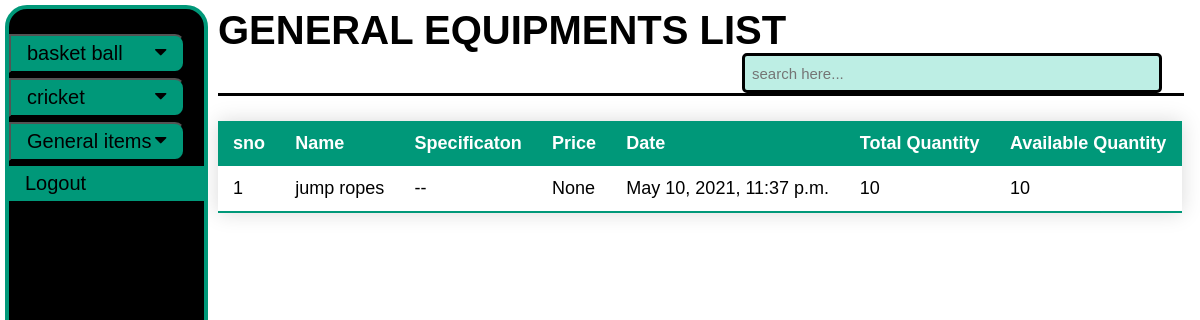
Screenshot of /general/ (signed in) with the database file from the repository.
### sportapp/models.py (models this page shows, shortened)
class clubs(models.Model):
    name = models.CharField(max_length=30,help_text='Enter a club name')
    secy_name= models.CharField(max_length=30,help_text='Enter a secy name')
    email=  models.EmailField()
    dept=models.CharField(max_length=40,help_text='Department')
    prog=models.CharField(max_length=50,help_text='Programme')

class generalequipment(models.Model):
    name = models.CharField(max_length=30)
    total_quantity= models.IntegerField(null=True)
    available_quantity=models.IntegerField(null=True)
    specification=models.TextField(null=True)
    price=models.FloatField(null=True)
    date=models.DateTimeField(auto_now=True)

### sportapp/views.py (the view)
# urls.py: path('general/',views.general,name='general'),
@login_required(redirect_field_name='')
def general(request):                #General equipment list view
    clubs_list=clubs.objects.all()
    equipments=generalequipment.objects.all()
    equipments1=list(equipments)
    equipments1.sort(key=alphabet)
    superin=issup(request)
    gensec=isgen(request)
    isre=0
    rem_clubs=[]
    if(clubs.objects.filter(email=request.user.email)):
                clubs_list=clubs.objects.filter(email=request.user.email)
                rem_clubs=clubs.objects.exclude(email=request.user.email)
                isre=1
    elif(gensec or superin):
           isre=1
    context = {
             'clubs_list': clubs_list,
            'equipments':equipments1,
            'super':superin,'gensec':gensec,
            'isre':isre,
            'rem':rem_clubs
        }
    return render(request, 'sportapp/general.html', context)

### sportapp/views.py (called while the page is built)
def isgen(request):
    if request.user.email=="n.kailash@iitg.ac.in":
        return True
    else :
        return False

def issup(request):
    if request.user.email=="kpatel@iitg.ac.in":     # mail id of Superindent
        return True
    else :
        return False

def alphabet(d):                                                           #function for sorting based on name of the equipments
    return d.name

### sportapp/templates/sportapp/general.html (shortened to what this page needs)
<!DOCTYPE html>
<html>
<head>
<link rel="stylesheet" href="https://cdnjs.cloudflare.com/ajax/libs/font-awesome/4.7.0/css/font-awesome.min.css">
<link rel="stylesheet" type="text/css" href="../../static/style.css">
<link rel="stylesheet" type="text/css" href="../../static/sidebar.css">
</head>
<body>
<div class="sidenav">
    {% if clubs_list %}
    {% for club in clubs_list %}
  <button class="dropdown-btn">{{club.name}}
    <i class="fa fa-caret-down"></i>
    </button>
  {% endfor %}
  {% endif %}
   <button class="dropdown-btn">General items
    <i class="fa fa-caret-down"></i>
  </button>
  <a href="{% url 'django_auth_adfs:logout' %}">Logout</a>
</div>
<div class="main">
{% if super %}
  <div class="header"><h1>General Equipments list</h1>
    <span>
    <a href="{% url 'addgeneral' %}" class="myButton">Add Equipments</a>
    <input type="text" id="myInput" onkeyup="myFunction()" placeholder="search here..." title="Type in a name">
    </span>
    <hr style="width:100%", size="3", color=black>
  </div>
  {% else %}
  <div class="header"><h1>General Equipments list</h1>
    <span>
    <input type="text" id="myInput" onkeyup="myFunction()" placeholder="search here..." title="Type in a name">
    </span>
    <hr style="width:100%", size="3", color=black>
  </div>
   {% endif %}
    {% if equipments %}
    <table style="width:100%" class="styled-table" id="myTable">
      <thead>
        <tr>
            <th>sno</th>
            <th>Name</th>
            <th>Specificaton</th>
            <th>Price</th>
            <th>Date</th>
            <th>Total Quantity</th>
            <th>Available Quantity</th>
        </tr>
      </thead>
      <tbody>
      {% for equi in equipments %}
      <tr>
        <td></td>
        <td>{{equi.name}}</td>
        <td>{{equi.specification}}</td>
        <td>{{equi.price}}</td>
        <td>{{equi.date}}</td>
        <td>{{equi.total_quantity}}</td>
        <td>{{equi.available_quantity}}</td>
      </tr>
      {% endfor %}
      </tbody>
</table>
  {% else %}
    <p>There are no Equipments </p>
  {% endif %}
</div>
</body>
</html>

### sportapp/static/style.css (style rules this page uses)
* { font-family: 'Quicksand',sans-serif; }
.header h1 { display: inline; }
.header span { float: right; }
#myInput { color:black; margin-right:20px; float: right; width:400px; font-size: 15px; height:20px; padding: 7px; background:#bdeee4; border:3px solid black; border-radius:5px; }
h1 { font-family: "Trebuchet MS", sans-serif; font-size: 2em; font-weight:700; letter-spacing: 0px; text-transform: uppercase; }
.styled-table { border-collapse: collapse; margin: 25px 0; font-size: 0.9em; border-color:black; font-family: sans-serif; min-width: 400px; box-shadow: 0 0 20px rgba(0, 0, 0, 0.15); white-space: normal; line-height: normal; }
.styled-table thead tr { background-color: #009879; color: #ffffff; text-align: left; }
.styled-table th, .styled-table td { padding: 12px 15px; }
.styled-table tbody tr { border-bottom: thin solid #dddddd; }
.styled-table tbody tr:last-of-type { border-bottom: 2px solid #009879; }

### sportapp/static/sidebar.css (style rules this page uses)
.sidenav { height: 100%; width: 195px; position: fixed; border:4px solid #009879; border-radius: 22px ; z-index: 1; top: 5px; left: 5px; background-color:black; overflow-x: hidden; padding-top: 20px; }
.sidenav a { margin-top: 5px; margin-bottom: 5px; padding: 6px 8px 6px 16px; text-decoration: none; font-size: 20px; color:black; display: block; background: none; background-color: #009879 ; width: 90%; text-align: left; cursor: pointer; outline: none; }
.dropdown-btn { margin-top: 5px; margin-bottom: 5px; padding: 6px 8px 6px 16px; text-decoration: none; font-size: 20px; color:black; display: block; background: none; background-color: #009879; border-top-right-radius:10px; border-bottom-right-radius:10px; width: 90%; text-align: left; cursor: pointer; outline: none; }
.main { margin-left: 200px; font-size: 20px; padding: 0px 10px; }
.fa-caret-down { float: right; padding-right: 8px; }
tr td:first-child:before { counter-increment: Serial; content: "" counter(Serial); }
body { counter-reset: Serial; }

### rows the page displays
clubs: name "basket ball"
clubs: name "cricket"
generalequipment: name "jump ropes", specification "--", price "None", date "May 10, 2021, 11:37 p.m.", total_quantity "10", available_quantity "10"
